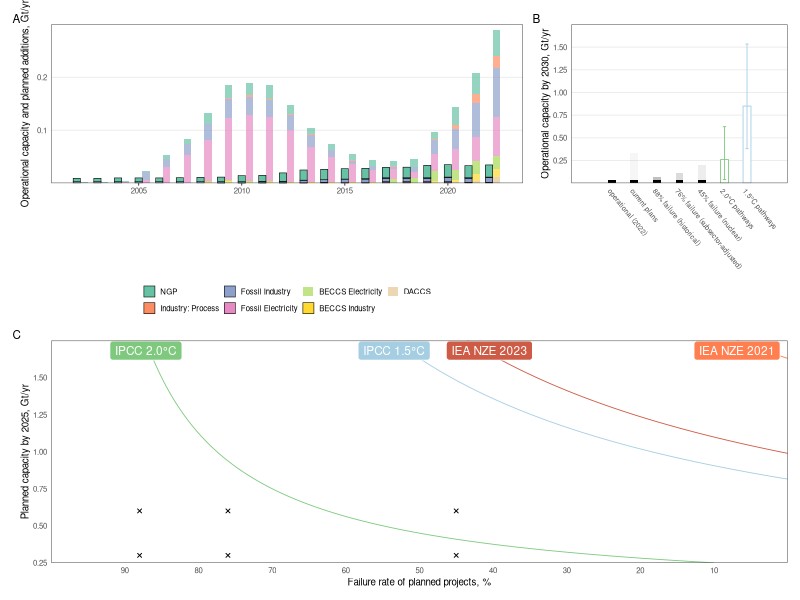

The R source for this figure:
#Code for the article Kazlou T., Cherp A., Jewell J.
#Feasible deployment of carbon capture and storage and the requirements of climate targets

#Producing a feasibility space for CCS deployment in the formative phase (replication of Figure 2)
#Working directory should be set to the directory containing input files
#Necessary packages (should be installed)

library(tidyverse)
library(deSolve)
library(readxl)
library(ggrepel)
library(patchwork)
`%nin%` = Negate(`%in%`)

####Panel A####
#Preparing a "project pipeline" dataframe containing operational and planned projects for every year - from projects database 
data <- read.csv("CCS_Projects_database.csv") #set the path to the source file "CCS_Projects_database.csv"
ipcc <- read.csv("CCS_data.csv") #set the path to "CCS_data.csv"

# Function to filter project data by year and status to create a 'pipeline of projects' in each year
pipeline_by_year <- function(data, year) {
  filtered_data <- data %>% 
    filter((Status %in% c("Completed","Not finished","Active") & FacilityStart <= year & (FacilityEnd >= year | is.na(FacilityEnd))) |
             (Status %in% c("Not started","Completed","Not finished", "Active") & ProjectStart <= year & ActualProjectEnd >= year) |
             (Status == "Future" & ProjectStart <= year))
  filtered_data$actyear <- year
  return(filtered_data)
}
# Loop through years and filter project data
years_all <- data.frame(matrix(ncol = 26, nrow = 0))  # Initialize empty dataframe
colnames(years_all) <- colnames(data)

for (year in 2002:2022) {
  year_data <- pipeline_by_year(data, year)
  years_all <- rbind(years_all, year_data)
}

# Now we add a new column to represent the status of the project in a given year
years_all <- years_all %>% 
  mutate(status_year = 
           ifelse(Status %in% c("Completed", "Not finished", "Active") & FacilityStart <= actyear & (FacilityEnd >= actyear | is.na(FacilityEnd)), "Operational", "In Development")) %>% 

# Now we need to establish proposed and actual capture rates during announcement and operation
# and put them in the same column so we can visualize it later on
# We create a column that, in a year when project is in "in development" stage, shows the proposed
# capture, and once it starts operating - shows the actual capture (in Mt/yr)
  
  mutate(mtpa = ifelse(status_year == "Operational", ActualCapacity, AnnouncedCapacity))

#final dataset
h2 <- years_all %>%  subset(., !is.na(Sector) & !is.na(mtpa)) %>%
  group_by(Sector, status_year, actyear) %>% summarise(mtpa=sum(mtpa)) %>% mutate(mtpa = mtpa*365/1000000000)

#Plotting
panelA <- ggplot(h2, aes(actyear,  mtpa, fill = Sector))+ 
  geom_bar(data = subset(h2, status_year != "Operational"), aes(x = actyear+0.35+0.01, y =  mtpa, 
              fill = factor(Sector, levels=c("NGP","Industry: Process",  "Fossil Industry", "Fossil Electricity", "BECCS Electricity", "BECCS Industry",  "DACCS"))),  
           stat = "identity",  inherit.aes = FALSE, width = 0.35, alpha =.7)+
  geom_bar(data = subset(h2, status_year == "Operational"), aes(x = actyear, y =  mtpa, 
              fill = factor(Sector, levels=c("NGP","Industry: Process",  "Fossil Industry", "Fossil Electricity", "BECCS Electricity", "BECCS Industry",  "DACCS"))), 
           stat = "identity",  inherit.aes = FALSE, width = 0.35, color = "black", size =0.2)+
  scale_fill_brewer(palette = "Set2")+
  labs(title = "", x = "", y = "Operational capacity and planned additions, Gt/yr", alpha = "")+
  xlim(2001.8,2022.6)+
  theme_bw(base_size = 7)+
  theme(panel.grid.minor.x = element_blank(), legend.title = element_blank(), legend.position = "bottom", legend.text=element_text(size=7), panel.grid.major.y = element_blank())+
  scale_y_continuous(limits = c(0,0.3), breaks = seq(0.1,0.2,0.1), expand = c(0,0))
####Panel B####
#Checking the IQR range of CCS capacity in 2030 in the IPCC AR6 scenario ensemble
iqr_ipcc <- ipcc %>% 
  filter(temp %in% c("1.5°C", "2.0°C") & Year == 2030) %>% 
  group_by(model_scenario, Year, temp) %>% summarise(Value = sum(Value)) %>% group_by(temp, Year) %>% 
  summarise(m = median(Value)/1000, q1 = quantile(Value/1000, probs = 0.25), q3 = quantile(Value/1000, probs = 0.75))

projection <- data.frame(label = c("operational (2022)", "current plans", "current plans", "45% failure (nuclear)", "45% failure (nuclear)", "76% failure (subsector-adjusted)", 
                                   "76% failure (subsector-adjusted)", "88% failure (historical)", "88% failure (historical)", "1.5°C pathways", "2.0°C pathways"),
                         group = c("current", "planned", "current", "planned", "current", "planned", "current", "planned", "current", "scenario", "scenario"),
                         y = c(0.035, 0.3, 0.035, 0.165, 0.035, 0.072, 0.035, 0.036, 0.035, 0.85, 0.26),
                         rate = c(1, 0.15, 1, 0.25,1, 0.45,1, 0.75,1, 1, 1)) %>% 
  mutate(iqr_q1 = ifelse(label == "1.5°C pathways", 0.38, ifelse(label == "2.0°C pathways", 0.04, NA)), 
         iqr_q3 =ifelse(label == "1.5°C pathways", 1.534, ifelse(label == "2.0°C pathways", 0.623, NA)))
references <- c("operational (2022)", "current plans", "88% failure (historical)", "76% failure (subsector-adjusted)", "45% failure (nuclear)", "2.0°C pathways", "1.5°C pathways") 

panelB <- ggplot(projection)+ 
  geom_bar(aes(x=label, y = y, alpha = rate, fill = factor(group, levels = c("planned", "current"))), width = 0.35,  stat = "identity")+
  geom_bar(data=subset(projection, group == "scenario"), aes(x=label, y = y, color = label), stat = "identity",  width = 0.35, fill = "white", size = 0.3)+
  geom_errorbar(data=subset(projection, group == "scenario"), aes(x=label, ymin=iqr_q1, ymax=iqr_q3, color = label), width = 0.15, size = 0.3)+
  scale_fill_manual(values = c("planned" = "darkgrey", "current" = "black"))+
  scale_colour_manual("Operational capacity in 2030", values = c("1.5°C pathways" = "#a6cee3", "2.0°C pathways" = "#7fc97f"))+
  guides(color = "none", alpha = "none", fill = "none")+
  labs(x = "", y = "Operational capacity by 2030, Gt/yr", alpha = "")+
  scale_x_discrete(limits = references, expand = c(0.3,0))+
  theme_bw(base_size = 7)+
  theme(panel.grid.minor.x = element_blank(), legend.position = "bottom", legend.text=element_text(size=7),
        axis.title.y = element_blank(), panel.grid.major.y = element_blank())+
  scale_y_continuous(limits = c(0,1.75), breaks = seq(0.25,1.5,0.25), expand = c(0,0))
####Panel C####
#isolines for scenario medians
x <- seq(0,2000, by = 1)
y0 <- 0
f_median15 <- function(x,y,params) list((x*(1-y)-850+35))
d_median15 <- as.data.frame(ode(y0,x,f_median15,parms=NULL)) %>% rename(x = time, y = "1") %>% 
  mutate(y = y*100, x=x/1000) %>% mutate(isoline = "IPCC 1.5°C")
f_median20 <- function(x,y,params) list((x*(1-y)-260+35))
d_median20 <- as.data.frame(ode(y0,x,f_median20,parms=NULL)) %>% rename(x = time, y = "1") %>% 
  mutate(y = y*100, x=x/1000) %>% mutate(isoline = "IPCC 2.0°C")
f_median_iea <- function(x,y,params) list((x*(1-y)-1665+35))
d_median_iea <- as.data.frame(ode(y0,x,f_median_iea,parms=NULL)) %>% rename(x = time, y = "1") %>% 
  mutate(y = y*100, x=x/1000) %>% mutate(isoline = "IEA NZE 2021")
f_median_iea2 <- function(x,y,params) list((x*(1-y)-1024+35))
d_median_iea2 <- as.data.frame(ode(y0,x,f_median_iea2,parms=NULL)) %>% rename(x = time, y = "1") %>% 
  mutate(y = y*100, x=x/1000) %>% mutate(isoline = "IEA NZE 2023")

points <- data.frame(x = c(0.6, 0.6, 0.6, 0.3, 0.3, 0.3), y = c(88, 76, 45, 88, 76, 45))

panelC <- ggplot()+
  geom_point(data = points, aes(x = x, y = y), shape = 4, color = "black", size = 1)+
  geom_line(data = d_median15, aes(x =x, y=y, group = isoline), color = "#a6cee3", linewidth = 0.3)+
  geom_line(data = d_median20, aes(x =x, y=y, group = isoline), color = "#7fc97f", linewidth = 0.3)+
  geom_line(data = d_median_iea, aes(x =x, y=y, group = isoline), color = "coral", linewidth = 0.3)+
  geom_line(data = d_median_iea2, aes(x =x, y=y, group = isoline), color = "coral3", linewidth = 0.3)+
  geom_label_repel(data=subset(d_median15, x == 1.75), aes(x=x, y=y, label=isoline),
                   color="white", fill = "#a6cee3", size = 3, min.segment.length = 0, max.time = 1, max.iter = 1e5, box.padding = 0, segment.color = 'transparent')+
  geom_label_repel(data=subset(d_median20, x == 1.75), aes(x=x, y=y, label=isoline),
                   color="white", fill = "#7fc97f", size = 3, min.segment.length = 0, max.time = 1, max.iter = 1e5, box.padding = 0, segment.color = 'transparent')+
  geom_label_repel(data=subset(d_median_iea, x == 1.75), aes(x=x, y=y, label=isoline),
                   color="white", fill = "coral", size = 3, min.segment.length = 0, max.time = 1, max.iter = 1e5, box.padding = 0, segment.color = 'transparent')+
  geom_label_repel(data=subset(d_median_iea2, x == 1.75), aes(x=x, y=y-3, label=isoline),
                   color="white", fill = "coral3", size = 3, min.segment.length = 0, max.time = 1, max.iter = 1e5, box.padding = 0, segment.color = 'transparent')+
  scale_x_continuous("Planned capacity by 2025, Gt/yr", limits = c(0.25,1.75), breaks = seq(0.25,1.5,0.25), expand = c(0,0)) +
  scale_y_reverse("Failure rate of planned projects, %", breaks = seq(90,10,-10), expand = c(0,0)) +
  coord_flip(ylim = c(100,0))+
  labs(title = "Feasibility space of operational CCS capacity in 2030")+
  theme_bw(base_size = 7)+
  theme(panel.grid = element_blank())
####Figure 2 - compiling the panels####
design <-
  "
AB
CC
"

figure2 <- (panelA & theme_bw(base_size = 7) & theme(plot.title =element_blank(), axis.title.x = element_blank(), axis.ticks.y=element_blank(), panel.grid.minor.y = element_blank(), panel.grid.minor.x = element_blank(), panel.grid.major.x = element_blank(),
                                                   legend.direction = "horizontal", legend.box = "vertical", legend.position = "bottom", legend.title = element_blank(), legend.key.size = unit(0.3, "cm"))) + 
  (panelB & theme_bw(base_size = 7) & theme(plot.title=element_blank(),axis.ticks.x=element_blank(), panel.grid.minor.y = element_blank(), axis.text.x=element_text(angle = -51, hjust = 0, size = 5),
                                            axis.ticks.y=element_blank(), axis.title.x = element_blank(), panel.grid.minor.x = element_blank(), panel.grid.major.x = element_blank()))+
  (panelC & theme_bw(base_size = 7) & theme(plot.title=element_blank(),axis.ticks.x=element_blank(),  axis.ticks.y=element_blank(), panel.grid = element_blank()))+
  plot_annotation(tag_levels = 'A') +
  plot_layout(design = design, widths=c(4.8,2.2), heights=c(5,7)) 

ggsave("figure2.png", path = "./", dpi = 500, width = 130, height = 204, units = "mm")

#saves a PNG file of Figure 2 in the working directory (geom_line warning messages are to be expected)
